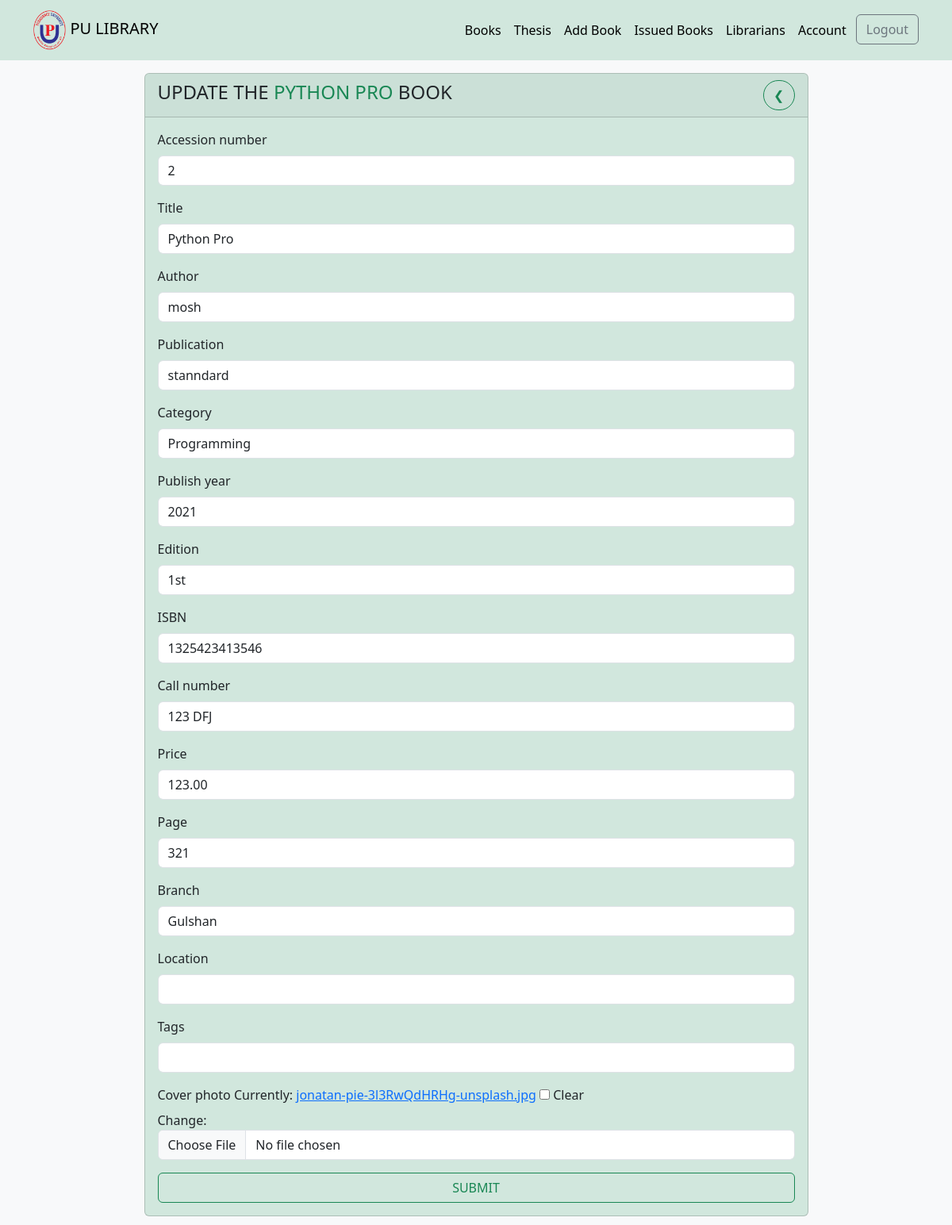
Page /update-book/df4689ff63504bd8859306f510831ae8/ (signed in) on the committed database.
### library/models.py (models this page shows, shortened)
class Book(models.Model):
    BRANCH_CHOICE = [
        ('GULSHAN', 'Gulshan'),
        ('BARIDAHRA', 'Baridhara'),
        ('BANANI', 'Banani'),
    ]
    accession_number = models.PositiveIntegerField(
        validators=[MinValueValidator(1), MaxValueValidator(99999)], unique=True)
    title = models.CharField(max_length=255)
    author = models.CharField(max_length=255)
    publication = models.CharField(max_length=255, null=True, blank=True)
    category = models.CharField(max_length=255, null=True, blank=True)
    publish_year = models.PositiveIntegerField(
        validators=[MinValueValidator(1), MaxValueValidator(9999)], null=True, blank=True)
    edition = models.CharField(max_length=255, null=True, blank=True)
    ISBN = models.CharField(max_length=13, null=True, blank=True)
    call_number = models.CharField(max_length=255, null=True, blank=True)
    price = models.DecimalField(
        max_digits=10, decimal_places=2, null=True, blank=True)
    page = models.PositiveIntegerField()
    branch = models.CharField(
        max_length=10, choices=BRANCH_CHOICE, default='GULSHAN', blank=True, null=True)
    location = models.CharField(max_length=255, null=True, blank=True)
    tags = models.CharField(max_length=255, null=True, blank=True)
    cover_photo = models.ImageField(
        default='default-book.png', blank=True, null=True)
    created_at = models.DateTimeField(auto_now_add=True)
    last_updated = models.DateTimeField(auto_now=True)
    id = models.UUIDField(default=uuid.uuid4, unique=True,
                          primary_key=True, editable=False)
    class Meta:
        ordering = ['accession_number']

### library/views.py (the view, shortened to what this page needs)
# urls.py: path("update-book/<str:pk>/", views.updateBook, name="update-book"),
@login_required(login_url='login')
def updateBook(request, pk):
    page = 'update-book'
    book = Book.objects.get(id=pk)
    form = BookForm(instance=book)
    context = {
        'page': page,
        'form': form,
        'book': book
    }
    return render(request, 'library/book-form.html', context)

### library/forms.py
class BookForm(ModelForm):
    class Meta:
        model = Book
        exclude = ['id']
    def __init__(self, *args, **kwargs):
        super(BookForm, self).__init__(*args, **kwargs)
        for name, field in self.fields.items():
            field.widget.attrs.update({'class': 'form-control'})

### library/templates/library/book-form.html (shortened to what this page needs)
{% extends 'main.html' %}
{% block content %}
<div class='bg-light'>
    <div class='container d-flex justify-content-center py-3'>
        <div class="card w-75 bg-success-subtle">
            <div class="card-header">
              <div class='d-flex justify-content-between align-items-center'>
                {% if page == 'create-book' %}
                <h4 class='text-uppercase '>ADD A NEW BOOK</h4>
                <a class='btn btn-outline-success rounded-pill'  href="{% url 'books' %}"> &#10094 </a>
                {% elif page == 'update-book' %}
                <h4 class='text-uppercase '>Update the <span class="text-success">{{book.title}}</span> book</h4>
                <a class='btn btn-outline-success rounded-pill'  href="{% url 'book' book.id %}"> &#10094 </a>
                {% endif %}
                </div>
            </div>
            <div class="card-body ">
                <form method="POST" enctype="multipart/form-data">
                    {% for field in form %}
                    <div class="mb-3 form-group">
                    <label for="input" class="form-label">{{field.label}}</label>
                        {{field}}
                    </div>
                    {% endfor %}
                    <input class='btn btn-outline-success w-100' type="submit" value="SUBMIT">
                </form>
            </div>
          </div>
        </div>
    </div>
{% endblock content %}

### rows in the picture
Book: title "PYTHON PRO", form "2" "Python Pro" "mosh" "stanndard" "Programming" "2021" "1st" "1325423413546" "123 DFJ" "123.00" "321" "Gulshan"

### other values in the picture
{{ field.label }} "Accession number" "Title" "Author" "Publication" "Category" "Publish year" "Edition" "ISBN" "Call number" "Price" "Page" "Branch" "Location" "Tags" "Cover photo"
